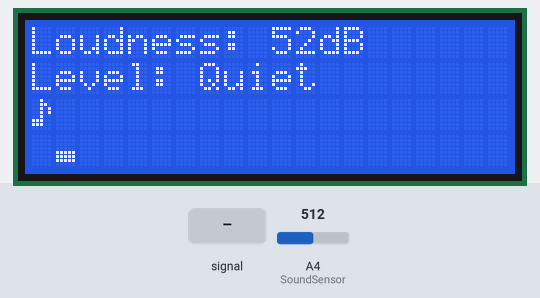
A sketch run on a simulated Arduino Uno, built with avr-gcc and run on an emulated ATmega328P. Shown: 20×4 character LCD. The test bench sets the inputs (shaded band); at power-on: A4 (SoundSensor) = 512.

Above: at 1.3 s.
1.4 s: A4 (SoundSensor) fed a 2 Hz sine of ±306 counts around its level
At 2.82 s:
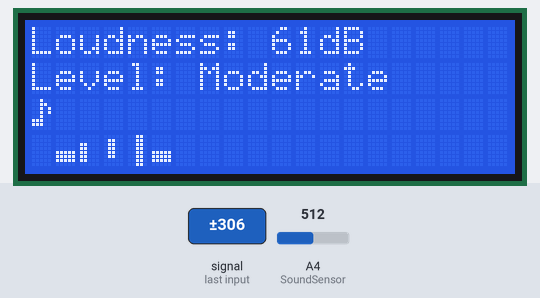
4.4 s: A4 (SoundSensor) fed a 200 Hz sine of ±255 counts around its level
At 5.5 s:
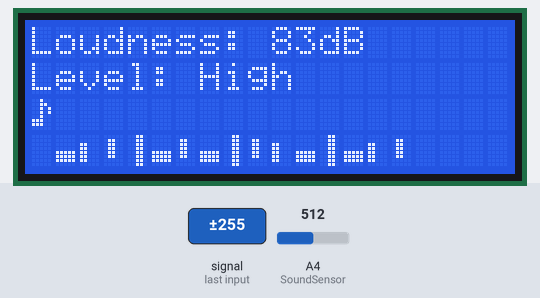
6.0 s: A4 (SoundSensor) set to 900
At 6.18 s:
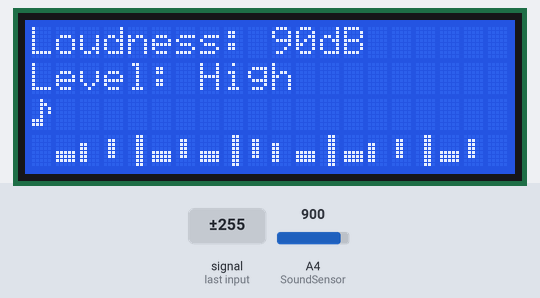
7.7 s: A4 (SoundSensor) set to 511
At 7.92 s:
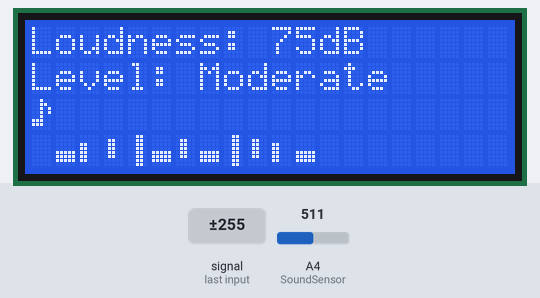
Timing chart, 0 to 10.5 s (numbered marks = the images above; inputs shaded):
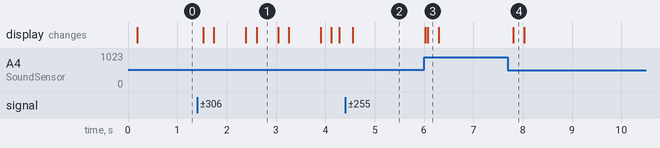

Measured:
- after the input at 1.4 s, the display: first changes after 0.12 s (image 1 shows a later state)
- after the input at 4.4 s, the display: changes after 0.16 s (image 2)
- after the input at 6.0 s, the display: first changes at once (image 3 shows a later state)
- after the input at 7.7 s, the display: changes after 0.11 s (image 4)
- what the display in image 1 shows lasts 0.4 s, from 2.6 s to 3.0 s

The sketch:

mikelcd.ino
```cpp
#include <Wire.h>
#include <LiquidCrystal_I2C.h>
LiquidCrystal_I2C lcd = LiquidCrystal_I2C(0x27, 20, 4);
int SoundSensor = A4;
const int sampleWindow = 50;
int sample;
byte musicNote[] = {
  B00100,
  B00110,
  B00101,
  B00101,
  B00100,
  B11100,
  B11100,
  B00000
};
byte soundWave1[] = {
  B00000,
  B00000,
  B00000,
  B00000,
  B11111,
  B11111,
  B11111,
  B00000
};
byte soundWave2[] = {
  B00000,
  B00000,
  B11000,
  B11000,
  B11000,
  B11000,
  B11000,
  B00000
};
byte soundWave3[] = {
  B00000,
  B01100,
  B01100,
  B01100,
  B01100,
  B01100,
  B00000,
  B00000
};
byte soundWave4[] = {
  B00110,
  B00110,
  B00110,
  B00110,
  B00110,
  B00110,
  B00110,
  B00110
};
void setup() {
  Serial.begin(9600);
  pinMode(SoundSensor, INPUT);
  lcd.init();
  lcd.backlight();
  lcd.clear();
  lcd.createChar(0, musicNote);
  lcd.createChar(1, soundWave1);
  lcd.createChar(2, soundWave2);
  lcd.createChar(3, soundWave3);
  lcd.createChar(4, soundWave4);
}
void loop() {
  unsigned long startMillis = millis();
  float peakToPeak = 0;
  unsigned int signalMax = 0;
  unsigned int signalMin = 1024;
  while (millis() - startMillis < sampleWindow) {
    sample = analogRead(SoundSensor);
    if (sample < 1024) {
      if (sample > signalMax) signalMax = sample;
      if (sample < signalMin) signalMin = sample;
    }
  }
  peakToPeak = signalMax - signalMin;
  int16_t db = map(peakToPeak, 20, 600, 50, 90);
  db = constrain(db, 50, 90);
  if (db <= 55) {
    db = 52;
    lcd.setCursor(0, 0);
    lcd.print("Loudness: ");
    lcd.print(db);
    lcd.print("dB   ");
    lcd.setCursor(0, 1);
    lcd.print("Level: Quiet     ");
  } else if (db > 57 && db < 80) {
    lcd.setCursor(0, 0);
    lcd.print("Loudness: ");
    lcd.print(db);
    lcd.print("dB   ");
    lcd.setCursor(0, 1);
    lcd.print("Level: Moderate  ");
  } else {
    lcd.setCursor(0, 0);
    lcd.print("Loudness: ");
    lcd.print(db);
    lcd.print("dB   ");
    lcd.setCursor(0, 1);
    lcd.print("Level: High      ");
  }
  int numElements = map(db, 50, 90, 1, 18);
  numElements = constrain(numElements, 1, 18);
  lcd.setCursor(0, 2);
  lcd.write(byte(0));
  for (int i = 1; i <= 18; i++) {
    lcd.setCursor(i, 3);
    if (i <= numElements) {
      int waveType;
      if (i % 4 == 0) waveType = 4;
      else if (i % 3 == 0) waveType = 3;
      else if (i % 2 == 0) waveType = 2;
      else waveType = 1;
      lcd.write(byte(waveType));
    } else {
      lcd.print(" ");
    }
  }
  delay(100);
}
```
